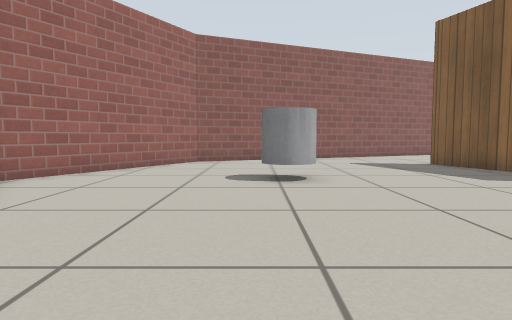
View 1 (above)

16 first-person views from a walk through a world built for the Gazebo simulator. The camera is 0.5 m above the floor, tilts 4° down and sees 75° across. The floor is counted in squares, 0.5 m on a side. Each view is taken from the middle of a square. On the plan, view 1 faces up. The plan holds only what a view shows up to about 12 squares ahead; the rest is blank. Gazebo's built-in surfaces are drawn with simple patterns.

View 2
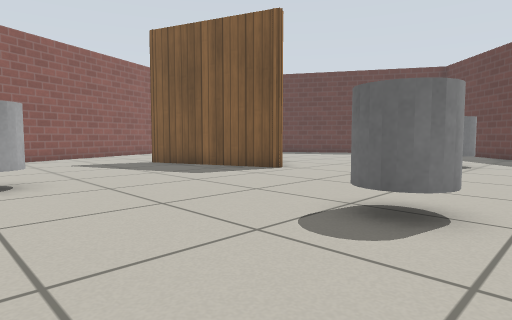

View 3
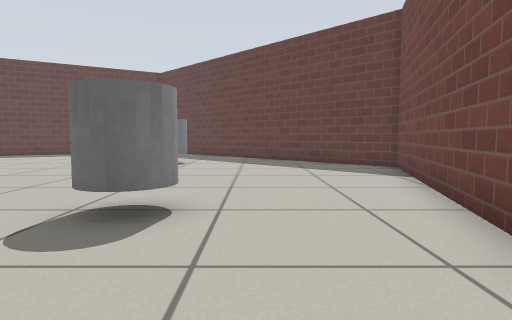

View 4
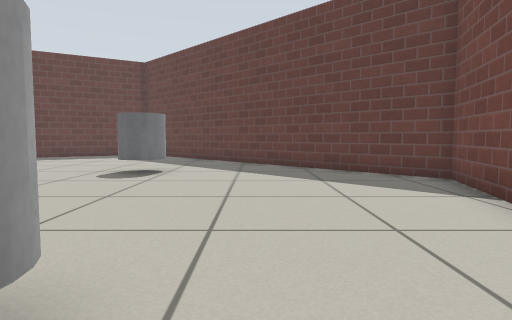

View 5
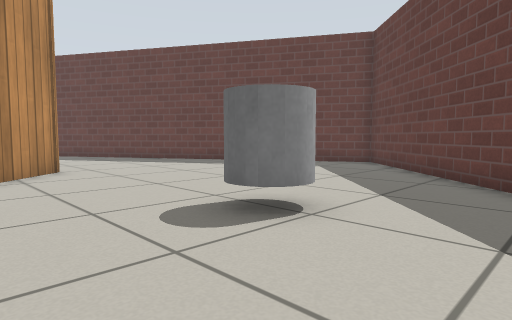

View 6
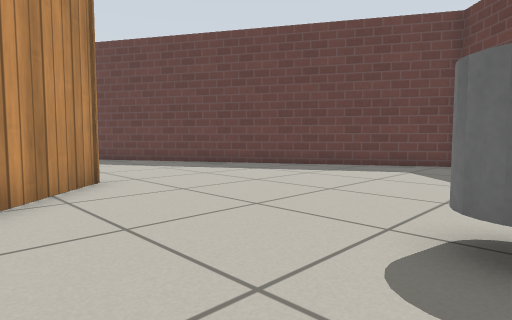

View 7
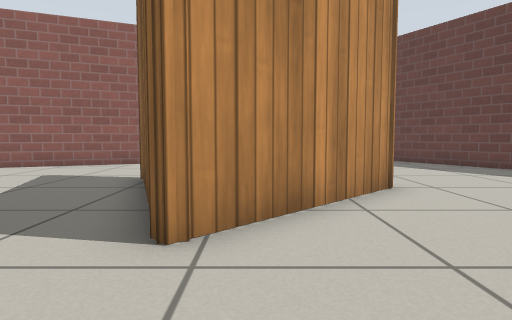

View 8
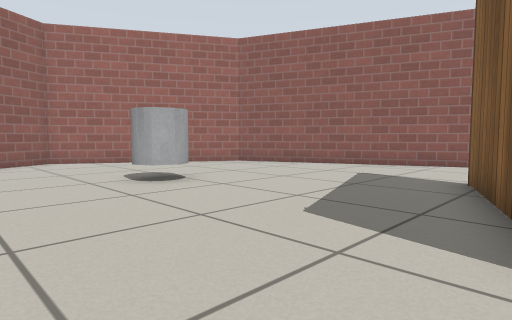

View 9
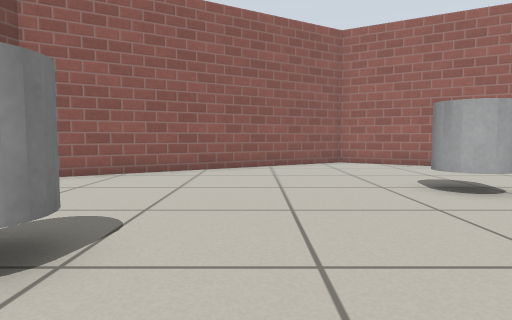

View 10
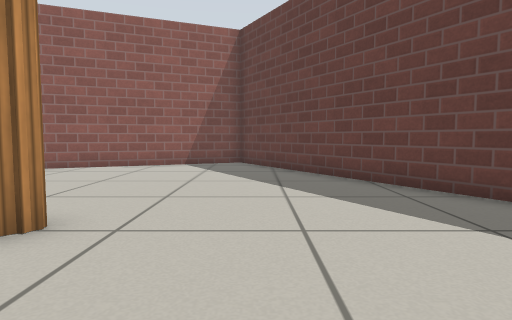

View 11
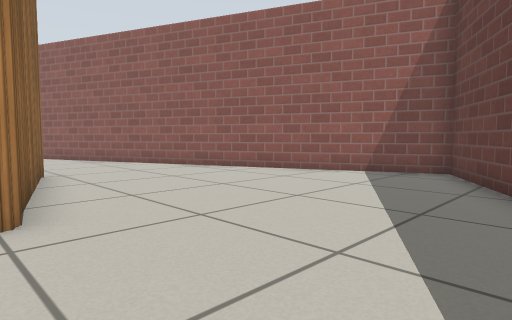

View 12
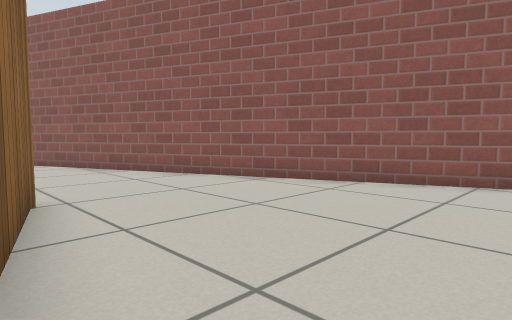

View 13
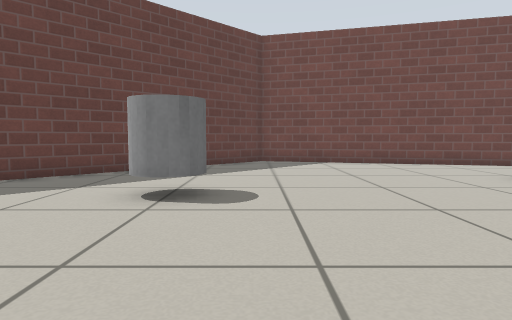

View 14
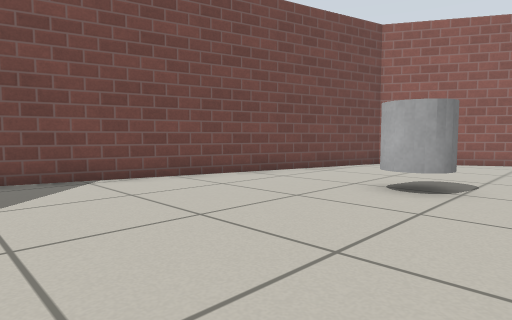

View 15
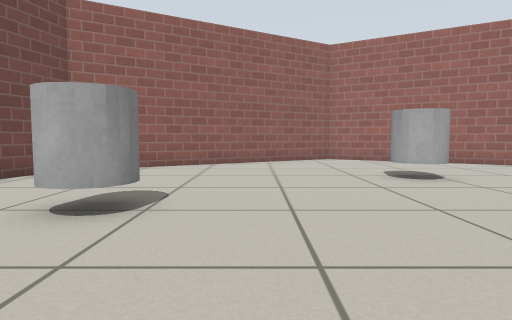

View 16
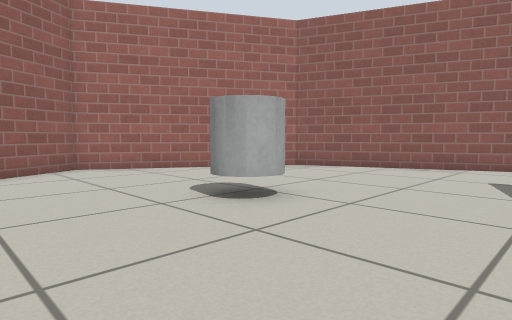

### Floor plan
Points are (right, up) in squares from view 1. A wall is a line through its corners. A room is listed if a view was taken in it or the views show most of it. See-through windows are left out.
Room 1 (views 1, 2, 3, 4, 5, 6, 7, 8, 9, 10, 11, 12, 13, 14, 15, 16)
walls: (8.1, 7) (8.1, 7) (8.1, 7); (8.1, 7.1) (6.3, 12); (6.5, 12) (11.6, 10.7) (11.7, 10.5) (8.2, 7); (18, 12) (13.4, 19.8) (-2.3, 13.4) (-5.9, 7.2) (-0.9, -1.5) (10.8, -4.6) (21.4, 6) (18.8, 10.4)
objects: grey cylinder (0, 8) to (1, 8); grey cylinder (4, 1) to (5, 2); grey cylinder (12, 3) to (13, 4)

Positions as (right, up) in squares from view 1, and headings:
1: (0, 0), facing up
2: (0, 0), facing up-right
3: (0, 0), facing right
4: (3, 0), facing right
5: (9, 0), facing up-right
6: (9, 3), facing up-right
7: (9, 4), facing up
8: (8, 4), facing up-left
9: (7, 4), facing left
10: (14, 7), facing up
11: (16, 10), facing up-left
12: (12, 11), facing up-left
13: (11, 9), facing down
14: (11, 4), facing down-left
15: (9, 4), facing left
16: (5, 4), facing up-left
